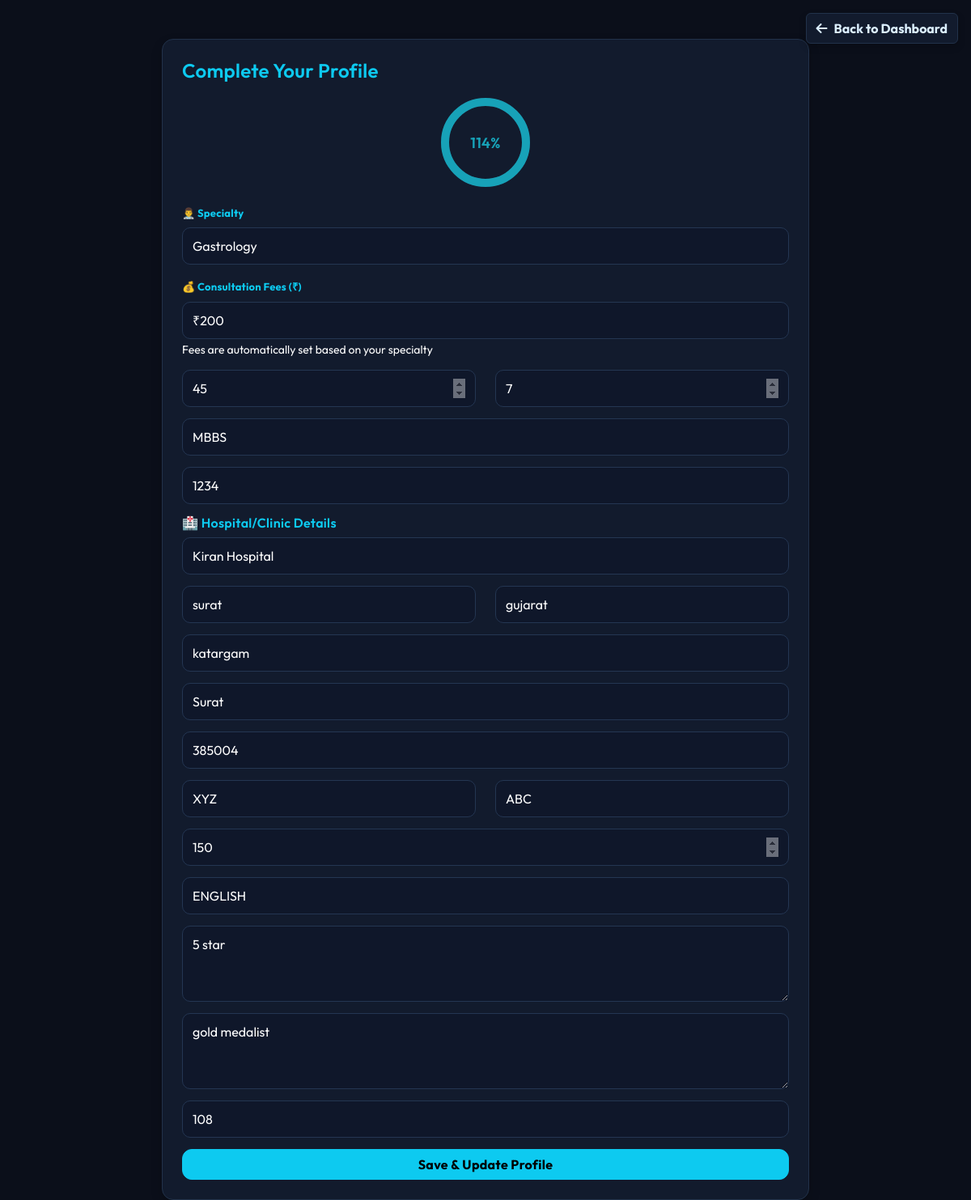
The page /doctor/profile (signed in) on the database its author committed.
### tables this page shows
CREATE TABLE doctors (
            id INTEGER PRIMARY KEY AUTOINCREMENT,
            fname TEXT NOT NULL,
            lname TEXT NOT NULL,
            specialty TEXT NOT NULL,
            fees INTEGER NOT NULL,
            rating REAL DEFAULT 0
        , user_id INTEGER, age INTEGER, qualification TEXT, license TEXT, address TEXT, profile_complete INTEGER DEFAULT 0, profile_percent INTEGER DEFAULT 25, hospital_name TEXT, staff_count INTEGER, experience_years INTEGER, reviews TEXT, awards TEXT, languages TEXT, emergency_contact TEXT, city TEXT, state TEXT, landmark TEXT, full_address TEXT, pincode TEXT, latitude TEXT, longitude TEXT, hospital_timing TEXT, hospital_contact TEXT, gender TEXT);

### app.py (the view, shortened to what this page needs)
@app.route("/doctor/profile", methods=["GET", "POST"])
def doctor_profile():
    if 'user_id' not in session or session.get('role') != 'doctor':
        return redirect("/login")
    conn = get_db()
    doctor = conn.execute(
        "SELECT * FROM doctors WHERE user_id = ?",
        (session["user_id"],)
    ).fetchone()
    if not doctor:
        conn.close()
        flash("Doctor profile not found", "danger")
        return redirect("/doctor/dashboard")
    conn.close()
    return render_template(
        "doctor_complete_profile.html",
        doctor=doctor,
        profile_percent=doctor["profile_percent"]
    )

### app.py (called while the page is built)
def get_db():
    db_manager = DatabaseManager()
    return db_manager.get_connection()

    def get_connection(self):
        conn = sqlite3.connect(self.db_path)
        conn.row_factory = sqlite3.Row
        return conn

### templates/doctor_complete_profile.html (shortened to what this page needs)
{% extends "base.html" %}
{% block content %}
<div class="position-fixed top-0 end-0 p-3" style="z-index: 1050;">
  <a href="/doctor/dashboard" class="btn btn-light fw-bold">
    <i class="fa-solid fa-arrow-left me-2"></i>Back to Dashboard
  </a>
</div>
<div class="container mt-5">
  <div class="card p-4 mx-auto" style="max-width:800px; background:#121b2d; color:#fff;">
    <h4 class="text-info mb-3">Complete Your Profile</h4>
    <div class="circular-progress mb-3">
      <div class="progress-text" id="progressText">{{ profile_percent }}%</div>
    </div>
    <form method="POST" id="profileForm">
      <div class="mb-3">
        <label class="form-label text-info fw-bold">👨‍⚕️ Specialty</label>
        <select name="specialty" id="specialty" class="form-select" required>
          <option value="Gastrology" {% if doctor.specialty == 'Gastrology' %}selected{% endif %}>Gastrology</option>
        </select>
      </div>
      <div class="mb-3">
        <label class="form-label text-info fw-bold">💰 Consultation Fees (₹)</label>
        <input type="text" id="fees_display"
               class="form-control"
               placeholder="Select specialty to see fees"
               readonly>
        <small class="text-white">Fees are automatically set based on your specialty</small>
      </div>
      <div class="row">
        <div class="col-md-6">
          <input type="number" name="age" id="age"
                 class="form-control mb-3"
                 placeholder="Age"
                 value="{{ doctor.age or '' }}">
        </div>
        <div class="col-md-6">
          <input type="number" name="experience_years" id="experience_years"
                 class="form-control mb-3"
                 placeholder="Years of Experience"
                 value="{{ doctor.experience_years or '' }}">
        </div>
      </div>
      <input type="text" name="qualification" id="qualification"
             class="form-control mb-3"
             placeholder="Qualification"
             value="{{ doctor.qualification or '' }}">
      <input type="text" name="license" id="license"
             class="form-control mb-3"
             placeholder="Medical License Number"
             value="{{ doctor.license or '' }}">
      <h6 class="text-info mb-2">🏥 Hospital/Clinic Details</h6>
      <input type="text" name="hospital_name" id="hospital_name"
             class="form-control mb-3"
             placeholder="Hospital/Clinic Name"
             value="{{ doctor.hospital_name or '' }}">
      <div class="row">
        <div class="col-md-6">
          <input type="text" name="city" id="city"
                 class="form-control mb-3"
                 placeholder="City"
                 value="{{ doctor.city or '' }}">
        </div>
        <div class="col-md-6">
          <input type="text" name="state" id="state"
                 class="form-control mb-3"
                 placeholder="State"
                 value="{{ doctor.state or '' }}">
        </div>
      </div>
      <input type="text" name="landmark" id="landmark"
             class="form-control mb-3"
             placeholder="Nearby Landmark"
             value="{{ doctor.landmark or '' }}">
      <input type="text" name="full_address" id="full_address"
             class="form-control mb-3"
             placeholder="Full Address"
             value="{{ doctor.full_address or '' }}">
      <input type="text" name="pincode" id="pincode"
             class="form-control mb-3"
             placeholder="Pincode"
             value="{{ doctor.pincode or '' }}">
      <div class="row">
        <div class="col-md-6">
          <input type="text" name="latitude" id="latitude"
                 class="form-control mb-3"
                 placeholder="Latitude"
                 value="{{ doctor.latitude or '' }}">
        </div>
        <div class="col-md-6">
          <input type="text" name="longitude" id="longitude"
                 class="form-control mb-3"
                 placeholder="Longitude"
                 value="{{ doctor.longitude or '' }}">
        </div>
      </div>
      <input type="number" name="staff_count" id="staff_count"
             class="form-control mb-3"
             placeholder="Staff Count"
             value="{{ doctor.staff_count or '' }}">
      <input type="text" name="languages" id="languages"
             class="form-control mb-3"
             placeholder="Languages Spoken"
             value="{{ doctor.languages or '' }}">
      <textarea name="reviews" id="reviews"
                class="form-control mb-3"
                placeholder="Reviews/Testimonials"
                rows="3">{{ doctor.reviews or '' }}</textarea>
      <textarea name="awards" id="awards"
                class="form-control mb-3"
                placeholder="Awards & Certifications"
                rows="3">{{ doctor.awards or '' }}</textarea>
      <input type="text" name="emergency_contact" id="emergency_contact"
             class="form-control mb-3"
             placeholder="Emergency Contact Number"
             value="{{ doctor.emergency_contact or '' }}">
      <button class="btn btn-info fw-bold w-100">
        Save & Update Profile
      </button>
    </form>
  </div>
</div>
{% endblock %}

### static/css/style.css (style rules this page uses)
body { font-family:'Outfit',sans-serif; background:#0b0f1a; color:#fff; }
input, select { background:#121b2d; color:#fff; border:1px solid #4dd0e1; border-radius:12px; padding:10px; }
input::placeholder { color:#90a4ae; }
.card { background:#121b2d; border-radius:20px; box-shadow:0 15px 30px rgba(0,0,0,0.5); }
@media (min-width: 1200px) { .container { max-width: 1140px; } }
@media (min-width: 1200px) { .card { border-radius: 20px; padding: 35px; } }

### templates/base.html (style rules this page uses)
:root { --bg-main: #0b0f1a; --bg-card: #121b2d; --border-soft: #22324a; --text-muted: #9fb3cc; --accent: #4dd0e1; }
* { box-sizing: border-box; }
html, body { max-width: 100%; overflow-x: hidden; }
body { background: #0b0f1a; font-family: 'Outfit', sans-serif; color: #fff; }
img, svg, video, canvas { max-width: 100%; height: auto; }
.container, .container-fluid { width: 100%; }

### templates/doctor_complete_profile.html (style rules this page uses)
.container .card { background:#121b2d !important; color:#ffffff; border-radius:14px; border:1px solid #22324a; box-shadow:0 6px 14px rgba(0,0,0,0.18); }
.position-fixed a.btn { background:#121b2d; color:#dbefff; border:1px solid #22324a; box-shadow:0 4px 10px rgba(0,0,0,.18); }
h4, h6 { font-weight:600; letter-spacing:.3px; }
.form-label { font-size:13px; letter-spacing:.2px; }
.form-control, .form-select, textarea { background:#0f172a; border:1px solid #243652; color:#ffffff; border-radius:10px; padding:10px 12px; }
.form-select { padding-right: 12px; }
.form-control::placeholder, textarea::placeholder { color:#8ea3c0; }
h6.text-info { margin-top:12px; }
button.btn-info { border-radius:12px; font-weight:600; letter-spacing:.3px; }
.circular-progress { position:relative; display:flex; justify-content:center; align-items:center; margin:auto; }
.progress-text { position:absolute; top:50%; left:50%; transform:translate(-50%, -50%); font-size:18px; font-weight:600; color:#17a2b8; letter-spacing:.3px; z-index:10; }
.mb-3 { margin-bottom:14px !important; }

### rows shown on the page
doctors: specialty "Gastrology", age "45", experience_years "7", qualification "MBBS", license "1234", hospital_name "Kiran Hospital", city "surat", state "gujarat", landmark "katargam", full_address "Surat", pincode "385004", latitude "XYZ", longitude "ABC", staff_count "150", languages "ENGLISH", reviews "5 star", awards "gold medalist", emergency_contact "108"

### other values the page prints
{{ profile_percent }} "114"
